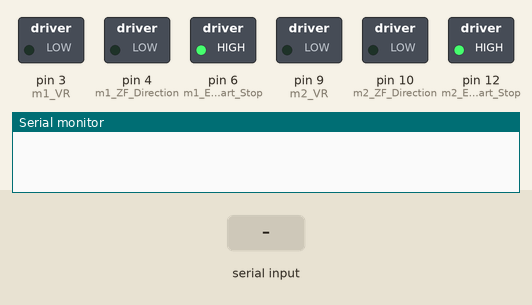
A sketch run on a simulated Arduino Mega 2560, built with avr-gcc and run on an emulated ATmega2560. Shown: switched loads named in the sketch (green lamp = pin HIGH), the last lines printed to the serial monitor. The inputs (shaded band) are chosen by the test bench.

Above: at 1.2 s.
1.3 s: "1" received over Serial
At 1.4 s:
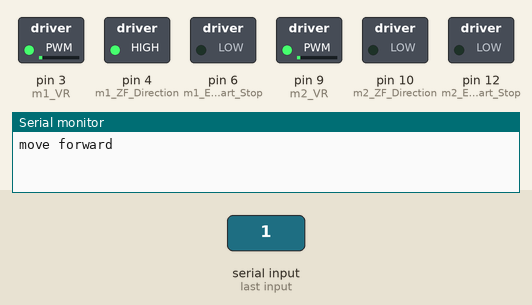
4.3 s: "2" received over Serial
At 4.41 s:
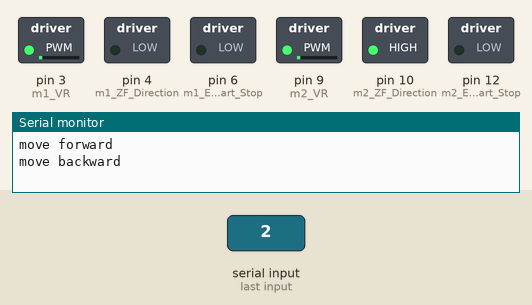
7.3 s: "3" received over Serial
At 7.43 s:
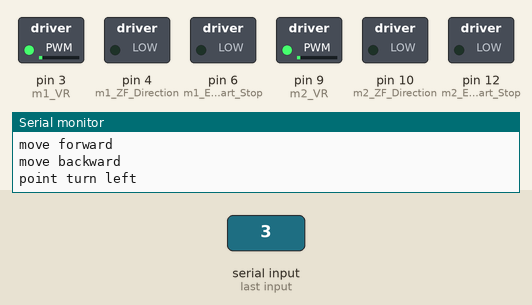
10.3 s: "4" received over Serial
At 10.45 s:
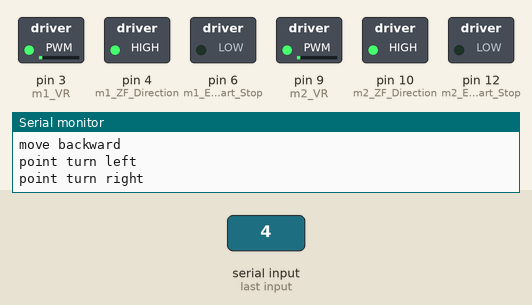
13.3 s: "5" received over Serial
At 14.2 s:
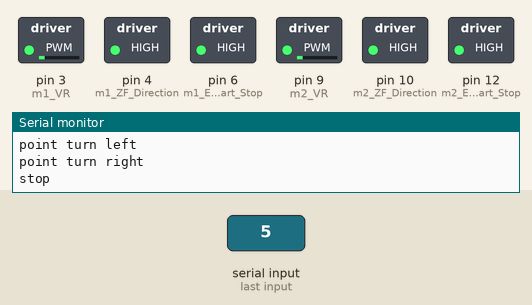
Timing chart, 0 to 15.8 s (numbered marks = the images above; inputs shaded):
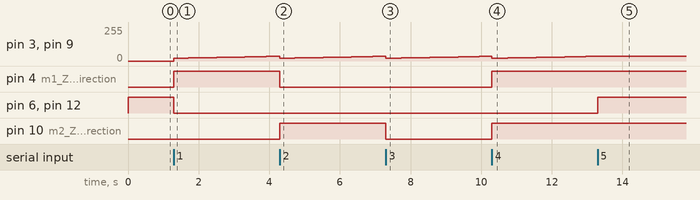

The sketch:

cartit_MCU_Joystick.ino
```cpp
// GPIO mappings for Arduino Mega 2560
//#######################################
int m1_VR=3;    //VR
int m1_Signal_hall=5;   // Signal - Hall sensor
int m1_ZF_Direction=4;  // ZF
int m1_EL_Start_Stop=6;  //EL

int m2_VR=9;    //VR
int m2_Signal_hall=11;   // Signal - Hall sensor
int m2_ZF_Direction=10;  // ZF
int m2_EL_Start_Stop=12;  //EL

long nowTime = millis();
long testMotorTime = millis();
//#######################################
//#######################################
// Direction Defining
#define FORWARD 1
#define BACKWARD 2
#define POINT_TURN_LEFT 3
#define POINT_TURN_RIGHT 4
#define STOP 5
#define NOSIGNAL 0

#define INIT_SPEED 20
#define MAX_SPEED 40

#define JOYSTICK_MODE 1
#define SERIAL_MODE 2

//#######################################
int pos=0;int steps=0;int speed1=0;
String direction1;
int prevDirection = STOP;
int nowDirection = STOP;
int d_state_1 = 1;
int d_state_2 = 1;

char serialBuf;
int set_flag;
//#######################################
//#######################################
void plus() {
  pos++; //count steps
  //Serial.println(pos);
    if(pos>=steps){
    wheelStop();
    pos=0;
  }
}

struct MOTORSPEED {
  int m1_VR_Speed;
  int m2_VR_Speed;
};


void wheelStop(){
  digitalWrite(m1_EL_Start_Stop,HIGH);
  digitalWrite(m2_EL_Start_Stop,HIGH);
}

void Left_Forward(){
      analogWrite(m1_VR, speed1);
      digitalWrite(m1_EL_Start_Stop,LOW);
      d_state_1 = HIGH;
      digitalWrite(m1_ZF_Direction,d_state_1);
}

void Right_Forward(){
      analogWrite(m2_VR, speed1);
      digitalWrite(m2_EL_Start_Stop,LOW);
      d_state_2 = LOW;
      digitalWrite(m2_ZF_Direction,d_state_2);
}

void Left_Backward(){
      analogWrite(m1_VR, speed1);
      digitalWrite(m1_EL_Start_Stop,LOW);
      d_state_1 = LOW;
      digitalWrite(m1_ZF_Direction,d_state_1);
}

void Right_Backward(){
      analogWrite(m2_VR, speed1);
      digitalWrite(m2_EL_Start_Stop,LOW);
      d_state_2 = HIGH;
      digitalWrite(m2_ZF_Direction,d_state_2);
}

void printLog(int joy_X, int joy_Y) {
  if(nowTime + 200 < millis()) {
    nowTime = millis();
    /*
    Serial.print("joy_X : ");
    Serial.print(joy_X);
    Serial.print(" --- ");
    Serial.print("joy_Y : ");
    Serial.println(joy_Y);
    */
    Serial.println(prevDirection);
  }
}

int adjustJoystickValue(int value) {
}

void setup(){
    Serial.begin(115200); //USB Serial initialize

    //wheel 1 - Setup pin mode
    pinMode(m1_EL_Start_Stop, OUTPUT);//stop/start - EL
    pinMode(m1_Signal_hall, INPUT);   //plus       - Signal
    pinMode(m1_ZF_Direction, OUTPUT); //direction  - ZF

    //Hall sensor detection - Count steps
    attachInterrupt(digitalPinToInterrupt(m1_Signal_hall), plus, CHANGE);

    pinMode(m2_EL_Start_Stop, OUTPUT);//stop/start - EL
    pinMode(m2_Signal_hall, INPUT);   //plus       - Signal
    pinMode(m2_ZF_Direction, OUTPUT); //direction  - ZF

    //Hall sensor detection - Count steps
    attachInterrupt(digitalPinToInterrupt(m2_Signal_hall), plus, CHANGE);
    MOTORSPEED motor;
    motor.m1_VR_Speed = 0;
    motor.m2_VR_Speed = 0;

}

void moveRobot_Joystick() {
  int joy_X = map(analogRead(A0),0, 1023, 100, -100); // reverse x
  int joy_Y = map(analogRead(A1),0, 1023, -100, 100);
  printLog(joy_X, joy_Y);

  if (joy_Y >= 80 && joy_X <= 20 && joy_X >= -20) // forward
  {
    if(prevDirection == FORWARD) {
      if(testMotorTime + 200 < millis() && speed1 <= MAX_SPEED) {
        testMotorTime = millis();
        speed1++;
      }
    }
    else {
      speed1 = INIT_SPEED;
    }
    Left_Forward();
    Right_Forward();
    digitalWrite(m1_EL_Start_Stop,LOW);
    digitalWrite(m2_EL_Start_Stop,LOW);
    analogWrite(m1_VR, speed1);
    analogWrite(m2_VR, speed1);
    prevDirection = FORWARD;
  }
  else if (joy_Y <= -80 && joy_X <= 20 && joy_X >= -20) // backward
  {
    if(prevDirection == BACKWARD) {
      if(testMotorTime + 200 < millis() && speed1 <= MAX_SPEED) {
        testMotorTime = millis();
        speed1++;
      }
    }
    else {
      speed1 = INIT_SPEED;
    }
    Left_Backward();
    Right_Backward();
    digitalWrite(m1_EL_Start_Stop,LOW);
    digitalWrite(m2_EL_Start_Stop,LOW);
    analogWrite(m1_VR, speed1);
    analogWrite(m2_VR, speed1);
    prevDirection = BACKWARD;
  }
  else if (joy_X >= 80 && joy_Y <= 20 && joy_Y >= -20) // point turn right
  {
    if(prevDirection == POINT_TURN_RIGHT) {
      if(testMotorTime + 200 < millis() && speed1 <= MAX_SPEED) {
        testMotorTime = millis();
        speed1++;
      }
    }
    else {
      speed1 = INIT_SPEED;
    }
    Left_Forward();
    Right_Backward();
    digitalWrite(m1_EL_Start_Stop,LOW);
    digitalWrite(m2_EL_Start_Stop,LOW);
    analogWrite(m1_VR, speed1);
    analogWrite(m2_VR, speed1);
    prevDirection = POINT_TURN_RIGHT;
  }
  else if (joy_X <= -80 && joy_Y <= 20 && joy_Y >= -20) // point turn left
  {
    if(prevDirection == POINT_TURN_LEFT) {
      if(testMotorTime + 200 < millis() && speed1 <= MAX_SPEED) {
        testMotorTime = millis();
        speed1++;
      }
    }
    else {
      speed1 = INIT_SPEED;
    }
    Left_Backward();
    Right_Forward();
    digitalWrite(m1_EL_Start_Stop,LOW);
    digitalWrite(m2_EL_Start_Stop,LOW);
    analogWrite(m1_VR, speed1);
    analogWrite(m2_VR, speed1);
    prevDirection = POINT_TURN_LEFT;
  }
  //else if (joy_X >= 80 && joy_Y >= 80)
  //{
    ////direction : num9
  //}
  //else if (joy_X <= -80 && joy_Y >= 80)
  //{
    ////direction : num7
  //}
  //else if (joy_X >= 80 && joy_Y <= -80)
  //{
    ////direction : num3
  //}
  //else if (joy_X <= -80 && joy_Y <= -80)
  //{
    ////direction : num1
  //}
  else
  {
    //stop
    wheelStop();
    prevDirection = STOP;
  }
}

void moveRobot_Serial() {
  if(Serial.available()) {
    serialBuf = Serial.read();
    switch(serialBuf) {
      case '1':
        nowDirection = FORWARD;
        Serial.println("move forward");
        break;
      case '2':
        nowDirection = BACKWARD;
        Serial.println("move backward");
        break;
      case '3':
        nowDirection = POINT_TURN_LEFT;
        Serial.println("point turn left");
        break;
      case '4':
        nowDirection = POINT_TURN_RIGHT;
        Serial.println("point turn right");
        break;
      case '5':
        nowDirection = STOP;
        Serial.println("stop");
        break;
      default:
        break;
    }
    serialBuf ='\0';
  }

  if (nowDirection == FORWARD) // forward
  {
    if(prevDirection == FORWARD) {
      if(testMotorTime + 200 < millis() && speed1 <= MAX_SPEED) {
        testMotorTime = millis();
        speed1++;
      }
    }
    else {
      speed1 = INIT_SPEED;
    }
    Left_Forward();
    Right_Forward();
    digitalWrite(m1_EL_Start_Stop,LOW);
    digitalWrite(m2_EL_Start_Stop,LOW);
    analogWrite(m1_VR, speed1);
    analogWrite(m2_VR, speed1);
    prevDirection = FORWARD;
  }
  else if (nowDirection == BACKWARD) // backward
  {
    if(prevDirection == BACKWARD) {
      if(testMotorTime + 200 < millis() && speed1 <= MAX_SPEED) {
        testMotorTime = millis();
        speed1++;
      }
    }
    else {
      speed1 = INIT_SPEED;
    }
    Left_Backward();
    Right_Backward();
    digitalWrite(m1_EL_Start_Stop,LOW);
    digitalWrite(m2_EL_Start_Stop,LOW);
    analogWrite(m1_VR, speed1);
    analogWrite(m2_VR, speed1);
    prevDirection = BACKWARD;
  }
  else if (nowDirection == POINT_TURN_RIGHT) // point turn right
  {
    if(prevDirection == POINT_TURN_RIGHT) {
      if(testMotorTime + 200 < millis() && speed1 <= MAX_SPEED) {
        testMotorTime = millis();
        speed1++;
      }
    }
    else {
      speed1 = INIT_SPEED;
    }
    Left_Forward();
    Right_Backward();
    digitalWrite(m1_EL_Start_Stop,LOW);
    digitalWrite(m2_EL_Start_Stop,LOW);
    analogWrite(m1_VR, speed1);
    analogWrite(m2_VR, speed1);
    prevDirection = POINT_TURN_RIGHT;
  }
  else if (nowDirection == POINT_TURN_LEFT) // point turn left
  {
    if(prevDirection == POINT_TURN_LEFT) {
      if(testMotorTime + 200 < millis() && speed1 <= MAX_SPEED) {
        testMotorTime = millis();
        speed1++;
      }
    }
    else {
      speed1 = INIT_SPEED;
    }
    Left_Backward();
    Right_Forward();
    digitalWrite(m1_EL_Start_Stop,LOW);
    digitalWrite(m2_EL_Start_Stop,LOW);
    analogWrite(m1_VR, speed1);
    analogWrite(m2_VR, speed1);
    prevDirection = POINT_TURN_LEFT;
  }
  else
  {
    //stop
    wheelStop();
    prevDirection = STOP;
  }
}

void loop() {
  // put your main code here, to run repeatedly:

  moveRobot_Serial();


}
```

Measured:
- after the input at 1.3 s, pin 3 (m1_VR), pin 9 (m2_VR): moves from 0/255 to 35/255 over 2.8 s, starting at once; pin 4 (m1_ZF_Direction): LOW → HIGH at once; pin 6 (m1_EL_Start_Stop), pin 12 (m2_EL_Start_Stop): HIGH → LOW at once
- after the input at 4.3 s, pin 4 (m1_ZF_Direction): HIGH → LOW at once; pin 10 (m2_ZF_Direction): LOW → HIGH at once
- after the input at 7.3 s, pin 10 (m2_ZF_Direction): HIGH → LOW at once
- after the input at 10.3 s, pin 4 (m1_ZF_Direction), pin 10 (m2_ZF_Direction): LOW → HIGH at once
- after the input at 13.3 s, pin 3 (m1_VR), pin 9 (m2_VR): stays 35/255 (without the input it goes to 36/255 after 0.07 s); pin 6 (m1_EL_Start_Stop), pin 12 (m2_EL_Start_Stop): LOW → HIGH at once
